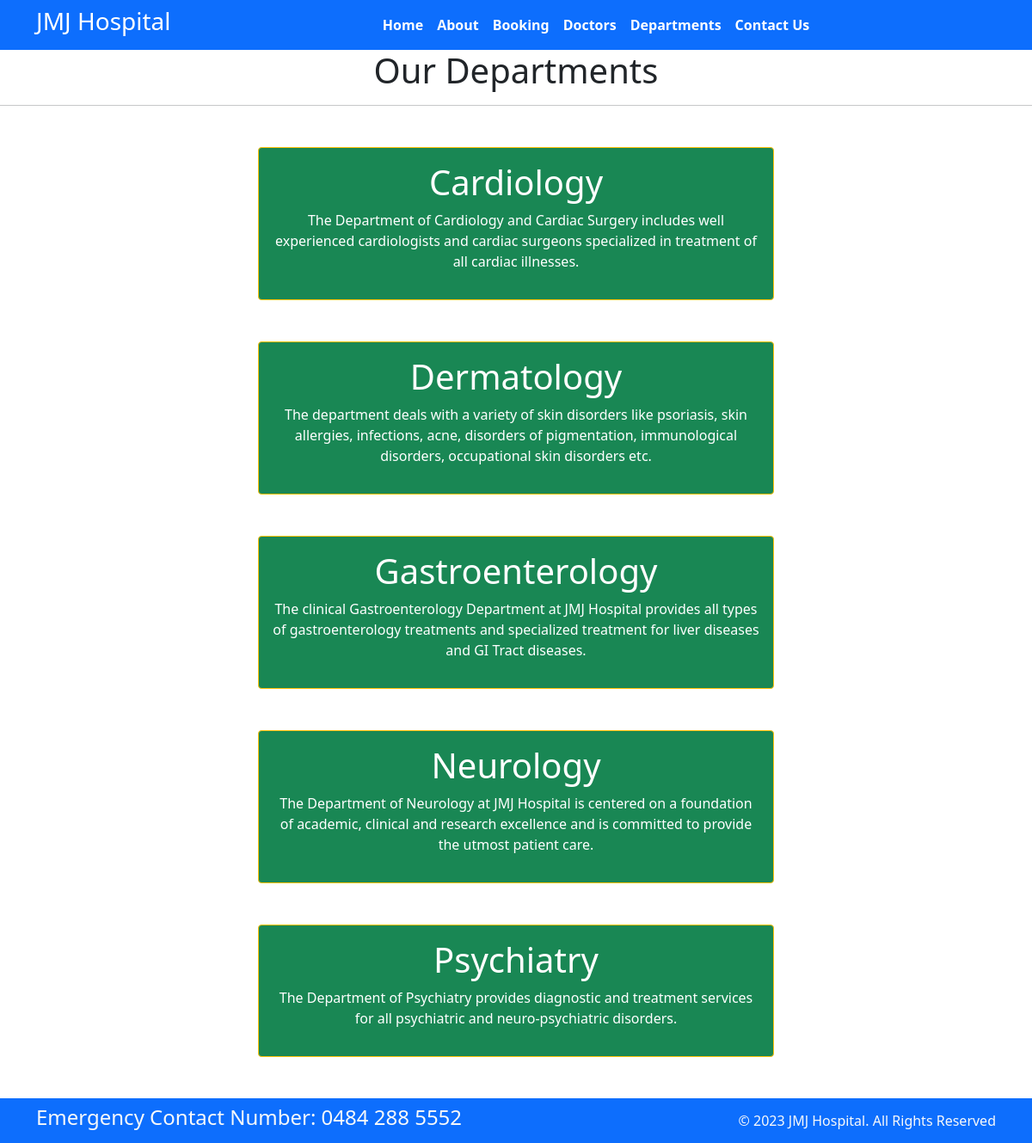
Screenshot of /department with the database file from the repository.
### home/models.py (models this page shows, shortened)
class Departments(models.Model):
    dep_name = models.CharField(max_length=100)
    dep_description = models.TextField()

### home/views.py (the view)
# urls.py: path('department',views.department,name='department'),
def department(request):
  dict_dept={
    'dept':Departments.objects.all()
  }
  return render(request,'department.html',dict_dept)

### templates/department.html (shortened to what this page needs)
{% extends 'base.html' %}
{% block content %}
<h1 class="text-center"> Our Departments</h1>
<hr>
{% for d in dept %}
  <div class="mx-auto w-50 bg-success text-center text-white p-3 my-5 border border-warning rounded">
       <h1>{{d.dep_name}}</h1>
       <p>{{d.dep_description}}</p>
  </div>
{% endfor %}
{% endblock %}

### rows the page displays
Departments: dep_name "Cardiology", dep_description "The Department of Cardiology and Cardiac Surgery includes well experienced cardiologists and cardiac surgeons specialized in treatment of all cardiac illnesses."
Departments: dep_name "Dermatology", dep_description "The department deals with a variety of skin disorders like psoriasis, skin allergies, infections, acne, disorders of pigmentation, immunological disorders, occupational skin disorders etc."
Departments: dep_name "Gastroenterology", dep_description "The clinical Gastroenterology Department at JMJ Hospital provides all types of gastroenterology treatments and specialized treatment for liver diseases and GI Tract diseases."
Departments: dep_name "Neurology", dep_description "The Department of Neurology at JMJ Hospital is centered on a foundation of academic, clinical and research excellence and is committed to provide the utmost patient care."
Departments: dep_name "Psychiatry", dep_description "The Department of Psychiatry provides diagnostic and treatment services for all psychiatric and neuro-psychiatric disorders."
